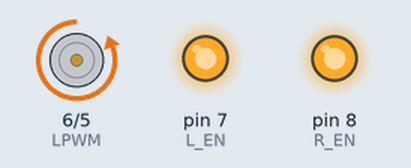
Bench run of a sketch on a simulated Arduino Uno, built with avr-gcc and run on an emulated ATmega328P. Parts: motor-driver pin pairs drawn as motors (green arrow = first pin HIGH = forward, orange = second pin HIGH = backward, longer = more drive), output pins drawn as LEDs (lit = HIGH).

Above: at 0.2 s.
Timing chart, 0 to 1.7 s (numbered marks = the images above):
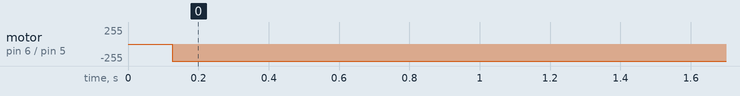

The sketch:

drill_motor_driver_arduino_code.ino
```cpp
int RPWM=5;
int LPWM=6;
int L_EN=7;
int R_EN=8;

  void setPWMfrequency(int freq){
   TCCR0B = TCCR0B & 0b11111000 | freq ;
  }

  void MotorActiveStatus(char Side,boolean s){
    boolean state=s;
    if(Side=='R'){
    digitalWrite(R_EN,s);
    }
    if(Side=='L'){
    digitalWrite(L_EN,s);
    }
  }
  void setMotor(char side,byte pwm){
   if(side=='R'){
    analogWrite(RPWM,pwm);
   }
    if(side=='L'){
    analogWrite(LPWM,pwm);
   }
  }
  void closeMotor(char side){
     if(side=='R'){
    digitalWrite(RPWM,LOW);
     }
     if(side=='L'){
    digitalWrite(LPWM,LOW);
     }

     }
void setup() {
  // put your setup code here, to run once:
  setPWMfrequency(0x02);// timer 0 , 3.92KHz
  for(int i=5;i<9;i++){
   pinMode(i,OUTPUT);
  }
   for(int i=5;i<9;i++){
   digitalWrite(i,LOW);
  }
   delay(1000);
   MotorActiveStatus('R',true);
   MotorActiveStatus('L',true);
    Serial.begin(9600);
  }

void loop() {
  setMotor('R', 255);  // Set right motor to a fixed speed (change value as needed)
  // Motors will continue running at this speed indefinitely
}
```

Measured:
- by itself, motor on pin 6 (LPWM) / pin 5 (RPWM): stopped → backward 255/255 at 0.13 s
